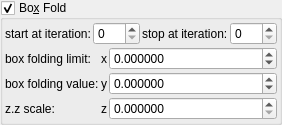
    <widget class="MyGroupBox" name="groupCheck_transf_multiplier_enabled_1_false">
     <property name="toolTip">
      <string/>
     </property>
     <property name="title">
      <string>Bo&amp;x Fold</string>
     </property>
     <property name="checkable">
      <bool>true</bool>
     </property>
     <layout class="QVBoxLayout" name="verticalLayout_37" stretch="0,0">
      <property name="spacing">
       <number>2</number>
      </property>
      <property name="leftMargin">
       <number>2</number>
      </property>
      <property name="topMargin">
       <number>2</number>
      </property>
      <property name="rightMargin">
       <number>2</number>
      </property>
      <property name="bottomMargin">
       <number>2</number>
      </property>
      <item>
       <layout class="QHBoxLayout" name="horizontalLayout_19" stretch="0,1,0,1">
        <item>
         <widget class="QLabel" name="label_100">
          <property name="text">
           <string>start at iteration:</string>
          </property>
         </widget>
        </item>
        <item>
         <widget class="MySpinBox" name="spinboxInt_transf_start_iterations_A">
          <property name="sizePolicy">
           <sizepolicy hsizetype="Minimum" vsizetype="Maximum">
            <horstretch>0</horstretch>
            <verstretch>0</verstretch>
           </sizepolicy>
          </property>
          <property name="minimum">
           <number>0</number>
          </property>
          <property name="maximum">
           <number>999</number>
          </property>
          <property name="value">
           <number>0</number>
          </property>
         </widget>
        </item>
        <item>
         <widget class="QLabel" name="label_72">
          <property name="text">
           <string>stop at iteration:</string>
          </property>
         </widget>
        </item>
        <item>
         <widget class="MySpinBox" name="spinboxInt_transf_stop_iterations_A">
          <property name="sizePolicy">
           <sizepolicy hsizetype="Preferred" vsizetype="Maximum">
            <horstretch>0</horstretch>
            <verstretch>0</verstretch>
           </sizepolicy>
          </property>
          <property name="maximum">
           <number>999</number>
          </property>
         </widget>
        </item>
       </layout>
      </item>
      <item>
       <layout class="QGridLayout" name="gridLayout_12" columnstretch="0,0,1">
        <property name="spacing">
         <number>2</number>
        </property>
        <item row="0" column="1">
         <widget class="QLabel" name="label_139">
          <property name="text">
           <string notr="true">x</string>
          </property>
         </widget>
        </item>
        <item row="1" column="1">
         <widget class="QLabel" name="label_140">
          <property name="text">
           <string notr="true">y</string>
          </property>
         </widget>
        </item>
        <item row="2" column="1">
         <widget class="QLabel" name="label_133">
          <property name="text">
           <string notr="true">z</string>
          </property>
         </widget>
        </item>
        <item row="0" column="0">
         <widget class="QLabel" name="label_54">
          <property name="text">
           <string>box folding limit:</string>
          </property>
         </widget>
        </item>
        <item row="2" column="0">
         <widget class="QLabel" name="label_56">
          <property name="text">
           <string>z.z scale:</string>
          </property>
         </widget>
        </item>
        <item row="1" column="0">
         <widget class="QLabel" name="label_55">
          <property name="text">
           <string>box folding value:</string>
          </property>
         </widget>
        </item>
        <item row="0" column="2">
         <widget class="MyDoubleSpinBox" name="spinbox_mandelbox_folding_limit">
          <property name="sizePolicy">
           <sizepolicy hsizetype="Minimum" vsizetype="Maximum">
            <horstretch>0</horstretch>
            <verstretch>0</verstretch>
           </sizepolicy>
          </property>
          <property name="prefix">
           <string/>
          </property>
          <property name="suffix">
           <string/>
          </property>
          <property name="decimals">
           <number>6</number>
          </property>
          <property name="minimum">
           <double>-99.998999999999995</double>
          </property>
          <property name="maximum">
           <double>99.998999999999995</double>
          </property>
          <property name="singleStep">
           <double>0.100000000000000</double>
          </property>
         </widget>
        </item>
        <item row="1" column="2">
         <widget class="MyDoubleSpinBox" name="spinbox_mandelbox_folding_value">
          <property name="sizePolicy">
           <sizepolicy hsizetype="Minimum" vsizetype="Maximum">
            <horstretch>0</horstretch>
            <verstretch>0</verstretch>
           </sizepolicy>
          </property>
          <property name="prefix">
           <string/>
          </property>
          <property name="suffix">
           <string/>
          </property>
          <property name="decimals">
           <number>6</number>
          </property>
          <property name="minimum">
           <double>-99.998999999999995</double>
          </property>
          <property name="maximum">
           <double>99.998999999999995</double>
          </property>
          <property name="singleStep">
           <double>0.100000000000000</double>
          </property>
         </widget>
        </item>
        <item row="2" column="2">
         <widget class="MyDoubleSpinBox" name="spinbox_transf_scale_1">
          <property name="sizePolicy">
           <sizepolicy hsizetype="Minimum" vsizetype="Maximum">
            <horstretch>0</horstretch>
            <verstretch>0</verstretch>
           </sizepolicy>
          </property>
          <property name="prefix">
           <string/>
          </property>
          <property name="suffix">
           <string/>
          </property>
          <property name="decimals">
           <number>6</number>
          </property>
          <property name="minimum">
           <double>0.000000000000000</double>
          </property>
          <property name="maximum">
           <double>1.000000000000000</double>
          </property>
          <property name="singleStep">
           <double>0.100000000000000</double>
          </property>
         </widget>
        </item>
       </layout>
      </item>
     </layout>
    </widget>
